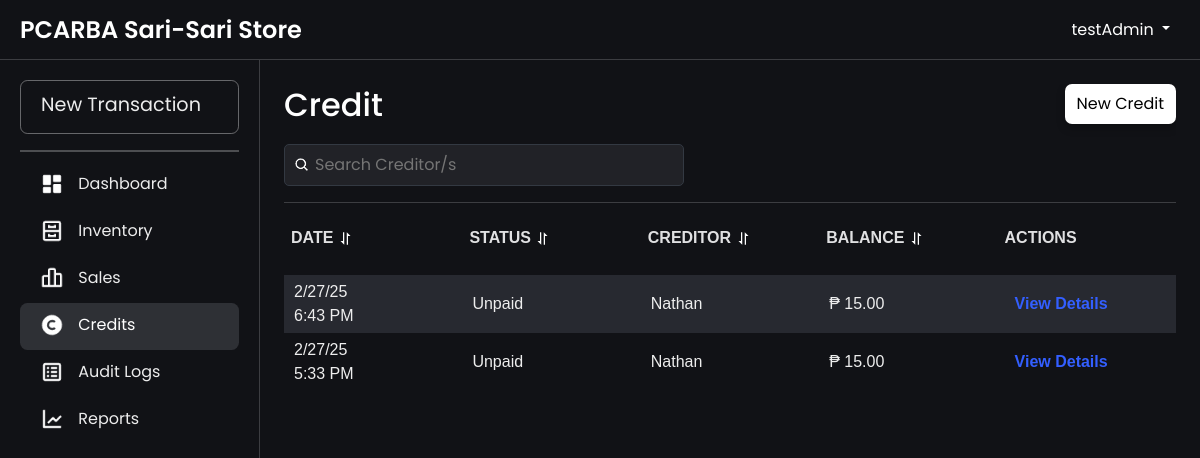
/credit.php (signed in), run on an earlier commit of the app's database.
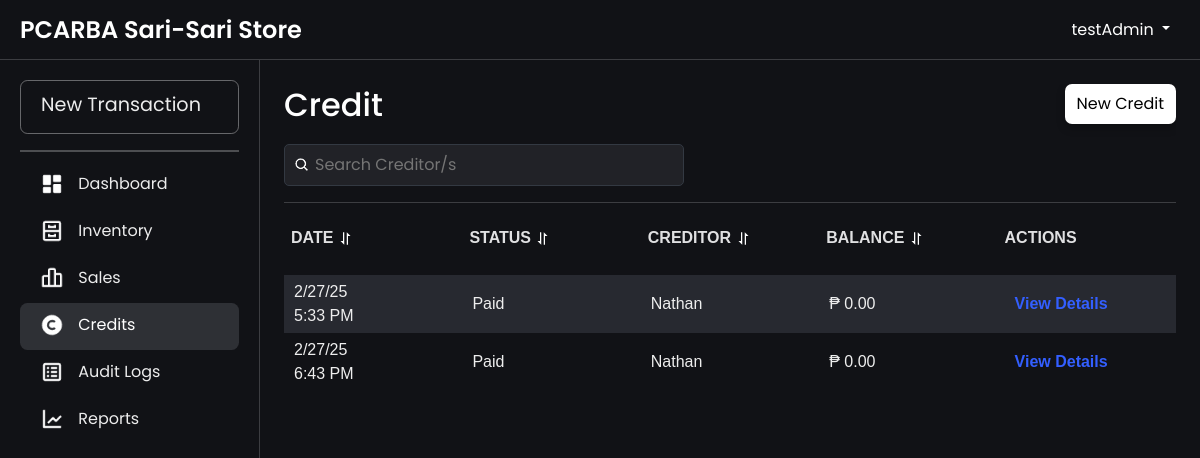
And on a later commit of the database.
### tables this page shows
CREATE TABLE `credits` (
  `creditId` int(11) NOT NULL AUTO_INCREMENT,
  `paymentStatus` enum('Paid','Unpaid') DEFAULT 'Unpaid',
  `lastUpdated` timestamp NOT NULL DEFAULT current_timestamp() ON UPDATE current_timestamp(),
  `transactionDate` timestamp NOT NULL DEFAULT current_timestamp(),
  `creditorId` int(11) NOT NULL,
  `userId` int(11) NOT NULL,
  PRIMARY KEY (`creditId`),
  KEY `users_credits` (`userId`),
  KEY `creditor_credits` (`creditorId`),
  CONSTRAINT `creditor_credits` FOREIGN KEY (`creditorId`) REFERENCES `creditor` (`creditorId`) ON DELETE CASCADE,
  CONSTRAINT `users_credits` FOREIGN KEY (`userId`) REFERENCES `users` (`userId`)
);

CREATE TABLE `creditor` (
  `creditorId` int(11) NOT NULL AUTO_INCREMENT,
  `customerName` varchar(100) NOT NULL,
  `phoneNumber` varchar(15) DEFAULT NULL,
  `amountPaid` decimal(10,2) DEFAULT NULL,
  `creditBalance` decimal(10,2) NOT NULL,
  PRIMARY KEY (`creditorId`)
);

### htdocs/credit.php (the view, shortened to what this page needs)
<?php
include 'db.php';
$query = "SELECT c.creditId, c.transactionDate, c.paymentStatus, cr.creditBalance, cr.customerName
          FROM credits c
          JOIN creditor cr ON c.creditorId = cr.creditorId
          ORDER BY c.lastUpdated DESC";
$result = $conn->query($query);
$credits = $result->fetch_all(MYSQLI_ASSOC);
?>
<!DOCTYPE html>
<html lang="en">
<head>
    <link rel="stylesheet" href="css/bootstrap.min.css">
    <link rel="stylesheet" href="css/layer1.css">
    <link rel="stylesheet" href="css/credit.css">
</head>
<body>
    <?php include 'navbar.php'; ?>
    <div class="main-content fade-in">
        <div class="container">
            <div class="table-wrapper">
                <div class="header-container">
                    <h2>Credit</h2>
                    <div class="button">
                        <a href="addCredit.php">New Credit</a>
                    </div>
                </div>
                <div class="search-container">
                    <div class="search-wrapper">
                        <img src="images/search-icon.png" alt="Search" class="search-icon">
                        <input type="text" id="searchBar" placeholder="Search Creditor/s" onkeyup="filterCredits(); toggleClearIcon();">
                    </div>
                </div>
                <hr style="height: 1px; border: none; color: rgb(187, 188, 190); background-color: rgb(187, 188, 190);">
                <table id="creditsTable" data-sort-order="asc">
                    <thead>
                        <tr align="left">
                            <th onclick="sortTable(0)">Date <span class="sort-icon"><img src="images/sort.png" alt="sort"></span></th>
                            <th onclick="sortTable(1)">Status <span class="sort-icon"><img src="images/sort.png" alt="sort"></span></th>
                            <th onclick="sortTable(2)">Creditor <span class="sort-icon"><img src="images/sort.png" alt="sort"></span></th>
                            <th onclick="sortTable(3)">Balance <span class="sort-icon"><img src="images/sort.png" alt="sort"></span></th>
                            <th>Actions</th>
                        </tr>
                    </thead>
                    <tbody>
                        <?php if (empty($credits)) { ?>
                            <tr>
                                <td colspan="5" style="text-align: center;">No credit records found. <a href="addCredit.php">Create a new credit</a>.</td>
                            </tr>
                        <?php } else { ?>
                            <?php foreach ($credits as $credit) {
                                $date = !empty($credit['transactionDate'])
                                    ? date("n/j/y", strtotime($credit['transactionDate'])) . "<br>" . date("g:i A", strtotime($credit['transactionDate']))
                                    : 'N/A';
                            ?>
                                <tr>
                                    <td data-date="<?php echo $credit['transactionDate']; ?>"><?php echo $date; ?></td>
                                    <td><?php echo htmlspecialchars($credit['paymentStatus']); ?></td>
                                    <td><?php echo htmlspecialchars($credit['customerName']); ?></td>
                                    <td>₱ <?php echo htmlspecialchars($credit['creditBalance']); ?></td>
                                    <td>
                                        <a href="credit_details.php?creditId=<?php echo $credit['creditId']; ?>" class="view-details">
                                            <span>View Details</span>
                                        </a>
                                    </td>
                                </tr>
                            <?php } ?>
                        <?php } ?>
                    </tbody>
                </table>
            </div>
        </div>
    </div>
</body>
</html>

What changed in the data, as far as the page shows it:
changed credits "5:33 PM": paymentStatus "Unpaid" → "Paid"; creditorId.creditBalance "15.00" → "0.00"; moves up the list
changed credits "6:43 PM": paymentStatus "Unpaid" → "Paid"; creditorId.creditBalance "15.00" → "0.00"
